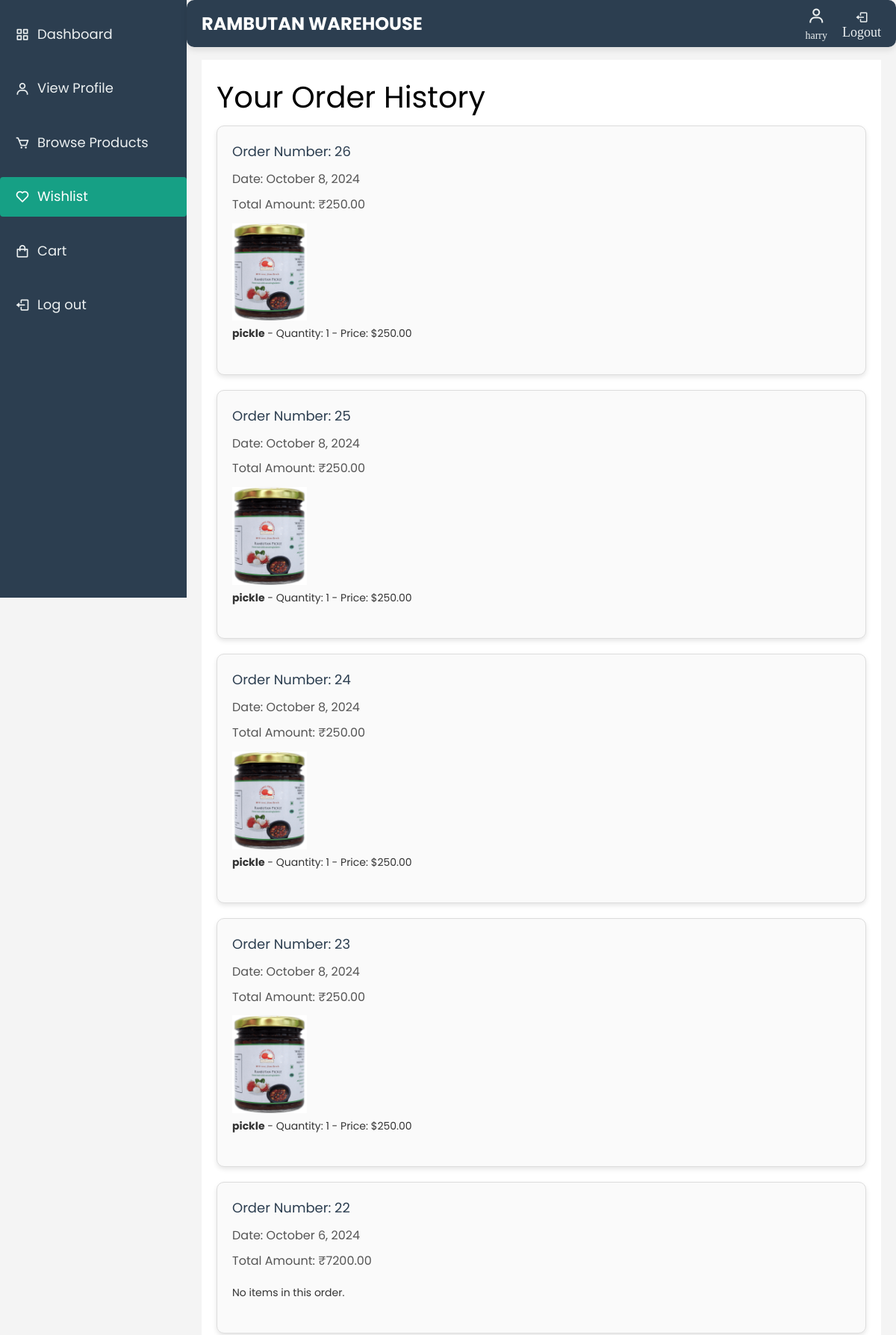
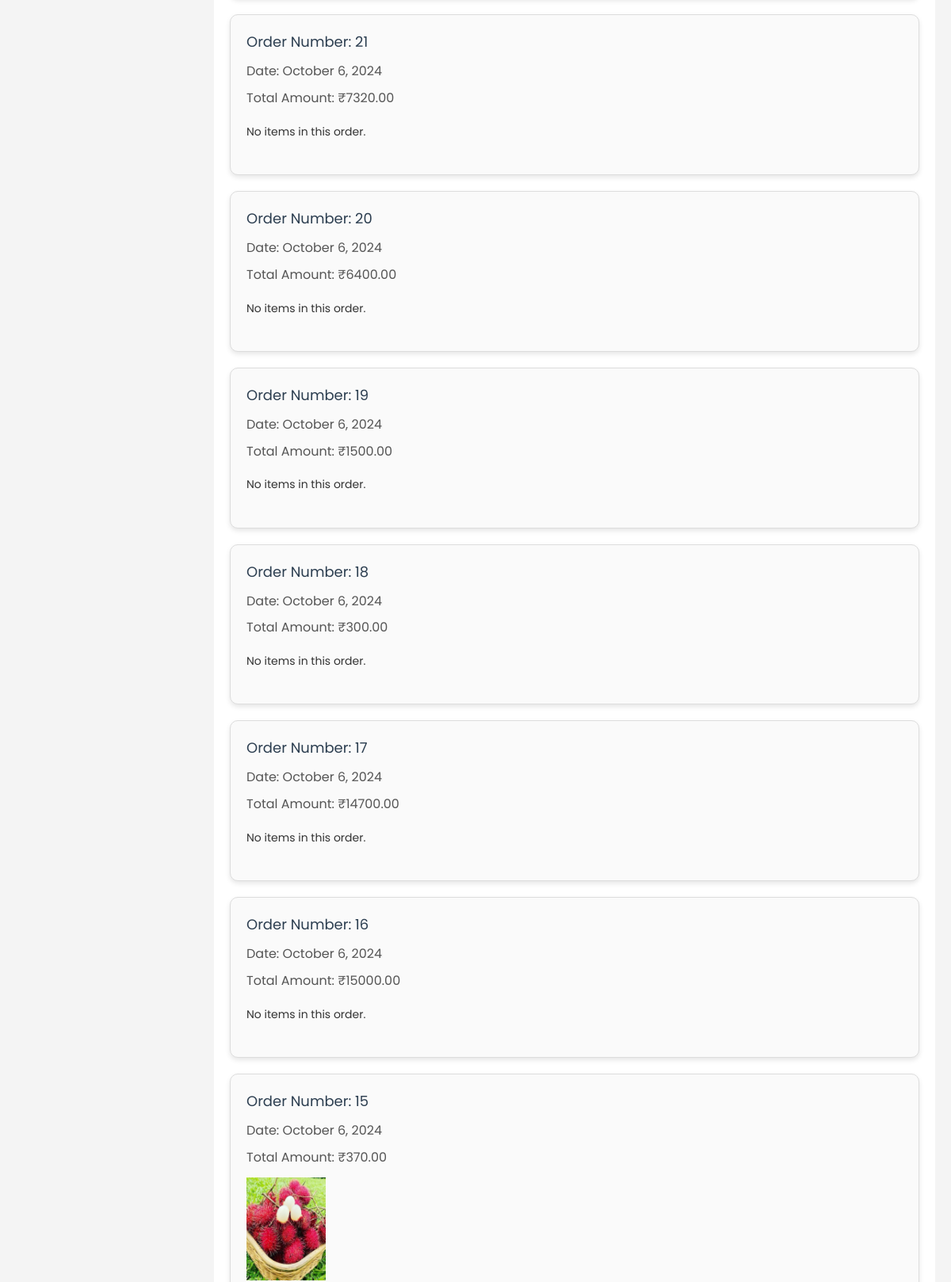
/order_history/ (signed in, upper part), run on the app's committed database (2 pictures, top to bottom).
### warehouse/models.py (models this page shows, shortened)
class Registeruser(AbstractUser):
    username = models.EmailField(unique=True)
    name = models.CharField(max_length=50,default='noname')
    contact = models.CharField(max_length=250, blank=True)
    address = models.CharField(max_length=250, blank=True)
    place = models.CharField(max_length=100, blank=True)
    role = models.CharField(max_length=10, choices=ROLE_CHOICES)
    groups = models.ManyToManyField(
        Group,
        related_name='registeruser_set',  # Custom related_name
        blank=True,
        help_text='The groups this user belongs to. A user will get all permissions granted to each of their groups.'
    )
    user_permissions = models.ManyToManyField(
        Permission,
        related_name='registeruser_set',  # Custom related_name
        blank=True,
        help_text='Specific permissions for this user.'
    )

class Order(models.Model):
    billing_detail = models.ForeignKey(BillingDetail, on_delete=models.CASCADE, related_name='orders')
    user = models.ForeignKey(settings.AUTH_USER_MODEL, on_delete=models.CASCADE, related_name='orders')
    total_amount = models.DecimalField(max_digits=10, decimal_places=2)
    payment_method = models.CharField(max_length=50)
    order_number = models.AutoField(primary_key=True)
    created_at = models.DateTimeField(auto_now_add=True)
    class Meta:
        ordering = ['-created_at']

class OrderItem(models.Model):
    order = models.ForeignKey(Order, on_delete=models.CASCADE, related_name='items')
    rambutan_post = models.ForeignKey(RambutanPost, on_delete=models.CASCADE, related_name='items')
    quantity = models.PositiveIntegerField(default=1)
    price = models.DecimalField(max_digits=10, decimal_places=2)

class RambutanPost(models.Model):
    farmer = models.ForeignKey('FarmerDetails', on_delete=models.CASCADE, related_name='rambutan_posts')
    name = models.CharField(max_length=255)
    variety = models.CharField(max_length=100)
    quantity = models.PositiveIntegerField()
    quantity_left = models.PositiveIntegerField(default=0)  # Quantity left after sales
    price_per_kg = models.DecimalField(max_digits=10, decimal_places=2)
    image = models.ImageField(upload_to='rambutan_images/', blank=True, null=True)
    description = models.TextField(blank=True, null=True)
    created_at = models.DateTimeField(auto_now_add=True)
    is_available = models.BooleanField(default=True)  # Whether the post is still available

### warehouse/views.py (the view)
# urls.py: path('order_history/', order_history, name='order_history'),
@login_required
def order_history(request):
    orders = Order.objects.filter(user=request.user).prefetch_related('items')
    return render(request, 'order_history.html', {
        'orders': orders
    })

### warehouse/templates/order_history.html (shortened to what this page needs)
{% load static %}
<!DOCTYPE html>
<html lang="en" dir="ltr">
<head>
    <link href='https://unpkg.com/boxicons@2.0.7/css/boxicons.min.css' rel='stylesheet'>
    <link href="https://cdn.jsdelivr.net/npm/sweetalert2@11/dist/sweetalert2.min.css" rel="stylesheet">
    <link rel="stylesheet" href="{% static 'css/open-iconic-bootstrap.min.css' %}">
    <link rel="stylesheet" href="{% static 'css/animate.css' %}">
    <link rel="stylesheet" href="{% static 'css/owl.carousel.min.css' %}">
    <link rel="stylesheet" href="{% static 'css/owl.theme.default.min.css' %}">
    <link rel="stylesheet" href="{% static 'css/magnific-popup.css' %}">
    <link rel="stylesheet" href="{% static 'css/aos.css' %}">
    <link rel="stylesheet" href="{% static 'css/ionicons.min.css' %}">
    <link rel="stylesheet" href="{% static 'css/bootstrap-datepicker.css' %}">
    <link rel="stylesheet" href="{% static 'css/jquery.timepicker.css' %}">
    <link rel="stylesheet" href="{% static 'css/flaticon.css' %}">
    <link rel="stylesheet" href="{% static 'css/icomoon.css' %}">
    <link rel="stylesheet" href="{% static 'css/style.css' %}">
</head>
<body>
    <div class="sidebar">
        <ul class="nav-links">
            <li>
                <a href="{% url 'customer_dashboard' %}">
                    <i class='bx bx-grid-alt'></i>
                    <span class="links_name">Dashboard</span>
                </a>
            </li>
            <li>
                <a href="{% url 'profile_view' %}">
                    <i class='bx bx-user'></i>
                    <span class="links_name">View Profile</span>
                </a>
            </li>
            <li>
                <a href="{% url 'products_browse' %}">
                    <i class='bx bx-cart'></i>
                    <span class="links_name">Browse Products</span>
                </a>
            </li>
            <li>
                <a href="{% url 'wishlist' %}" class="active">
                    <i class='bx bx-heart'></i>
                    <span class="links_name">Wishlist</span>
                </a>
            </li>
            <li>
                <a href="{% url 'cart' %}">
                    <i class='bx bx-shopping-bag'></i>
                    <span class="links_name">Cart</span>
                </a>
            </li>
            <li class="log_out">
                <a href="{% url 'logout' %}">
                    <i class='bx bx-log-out'></i>
                    <span class="links_name">Log out</span>
                </a>
            </li>
        </ul>
    </div>
    <section class="home-section">
        <nav class="top-navbar">
            <div class="logo">
                <span class="logo-text">Rambutan Warehouse</span>
            </div>
            <ul class="nav-icons">
                <li class="user-profile">
                    <a href="{% url 'profile_view' %}">
                        <i class='bx bx-user'></i>
                        <span class="icon-name">{{ user.name }}</span>
                    </a>
                </li>
                <li>
                    <a href="{% url 'logout' %}" class="logout-button">
                        <i class='bx bx-log-out'></i>
                        <span class="icon-name">Logout</span>
                    </a>
                </li>
            </ul>
        </nav>
    <div class="main-content">
        <h1>Your Order History</h1>
        {% if orders %}
            <div class="order-listing">
                {% for order in orders %}
                    <div class="order-card">
                        <h3>Order Number: {{ order.order_number }}</h3>
                        <p>Date: {{ order.created_at|date:"F j, Y" }}</p>
                        <p>Total Amount: ₹{{ order.total_amount }}</p>
                        <ul class="order-items">
                            {% for item in order.items.all %}
                                <img src="{% if item.rambutan_post.image %}/media/{{ item.rambutan_post.image }}{% endif %}" alt="{{ product.name }}" width="100px">
                                <li><span>{{ item.rambutan_post.name }}</span> - Quantity: {{ item.quantity }} - Price: ${{ item.price }}</li>
                            {% empty %}
                                <li>No items in this order.</li>
                            {% endfor %}
                        </ul>
                    </div>
                {% endfor %}
            </div>
        {% else %}
            <p class="no-orders">You have not placed any orders yet.</p>
        {% endif %}
    </div>
    </section>
</body>
</html>

### warehouse/static/css/icomoon.css (style rules this page uses)
[class^="icon-"], [class*=" icon-"] { font-family: 'icomoon' !important; speak: none; font-style: normal; font-weight: normal; font-variant: normal; text-transform: none; line-height: 1; -webkit-font-smoothing: antialiased; -moz-osx-font-smoothing: grayscale; }

### warehouse/templates/order_history.html (style rules this page uses)
:root { --primary-color: #2c3e50; --secondary-color: #ecf0f1; --accent-color: #16a085; --hover-color: #34495e; --white: #ffffff; --font-family: 'Poppins', sans-serif; }
body { font-family: var(--font-family); background-color: #f4f4f4; margin: 0; padding: 0; display: flex; }
.sidebar { width: 250px; background-color: var(--primary-color); height: 100vh; position: fixed; top: 0; left: 0; transition: all 0.3s; display: flex; flex-direction: column; }
.sidebar ul.nav-links { list-style-type: none; padding: 0; margin: 0; }
.sidebar ul.nav-links li { margin: 20px 0; }
.sidebar ul.nav-links li a { color: var(--secondary-color); text-decoration: none; font-size: 18px; display: flex; align-items: center; padding: 10px 20px; transition: background-color 0.3s, color 0.3s; border-radius: 4px; }
.sidebar ul.nav-links li a:hover, .sidebar ul.nav-links li a.active { background-color: var(--accent-color); color: var(--white); }
.sidebar ul.nav-links li a i { margin-right: 10px; font-size: 20px; }
.top-navbar { background-color: var(--primary-color); padding: 10px 20px; display: flex; justify-content: space-between; align-items: center; border-radius: 10px; box-shadow: 0 4px 8px rgba(0, 0, 0, 0.1); margin-bottom: 20px; position: fixed; top: 0; left: 250px; right: 0; z-index: 1000; }
.logo-text { font-size: 24px; color: var(--white); font-weight: bold; text-transform: uppercase; }
.nav-icons { list-style: none; display: flex; align-items: center; gap: 20px; margin: 0; padding: 0; }
.nav-icons li a { color: var(--secondary-color); text-decoration: none; font-size: 18px; display: flex; flex-direction: column; align-items: center; transition: color 0.3s; }
.nav-icons li.user-profile a { display: flex; flex-direction: column; align-items: center; justify-content: center; text-align: center; gap: 5px; }
.nav-icons li.user-profile a i { font-size: 24px; color: var(--secondary-color); }
.nav-icons li.user-profile a .icon-name { font-size: 14px; color: var(--secondary-color); }
.home-section { margin-left: 250px; width: calc(100% - 250px); padding-top: 60px; padding: 20px; transition: margin-left 0.3s, width 0.3s; min-height: 100vh; margin-top: 60px; }
.main-content { width: 100%; padding: 20px; background-color: #fff; box-sizing: border-box; }
.order-listing { display: flex; flex-direction: column; gap: 20px; }
.order-card { border: 1px solid #ddd; padding: 20px; border-radius: 10px; background-color: #fafafa; box-shadow: 0 3px 6px rgba(0, 0, 0, 0.1); }
.order-card h3 { font-size: 18px; color: var(--primary-color); margin-bottom: 10px; }
.order-card p { font-size: 16px; color: #555; margin: 5px 0; }
.order-items { margin-top: 10px; padding: 0; list-style: none; }
.order-items li { font-size: 14px; color: #333; padding: 5px 0; }
.order-items li span { font-weight: bold; }

### data on the page
Registeruser: name "harry"
Order: order_number "26", created_at "October 8, 2024", total_amount "250.00"
OrderItem: rambutan_post.image (picture), rambutan_post.name "pickle", quantity "1", price "250.00"
Order: order_number "25", created_at "October 8, 2024", total_amount "250.00"
OrderItem: rambutan_post.image (picture), rambutan_post.name "pickle", quantity "1", price "250.00"
Order: order_number "24", created_at "October 8, 2024", total_amount "250.00"
OrderItem: rambutan_post.image (picture), rambutan_post.name "pickle", quantity "1", price "250.00"
Order: order_number "23", created_at "October 8, 2024", total_amount "250.00"
OrderItem: rambutan_post.image (picture), rambutan_post.name "pickle", quantity "1", price "250.00"
Order: order_number "22", created_at "October 6, 2024", total_amount "7200.00"
Order: order_number "21", created_at "October 6, 2024", total_amount "7320.00"
Order: order_number "20", created_at "October 6, 2024", total_amount "6400.00"
Order: order_number "19", created_at "October 6, 2024", total_amount "1500.00"
Order: order_number "18", created_at "October 6, 2024", total_amount "300.00"
Order: order_number "17", created_at "October 6, 2024", total_amount "14700.00"
Order: order_number "16", created_at "October 6, 2024", total_amount "15000.00"
Order: order_number "15", created_at "October 6, 2024", total_amount "370.00"
OrderItem: rambutan_post.image (picture)
